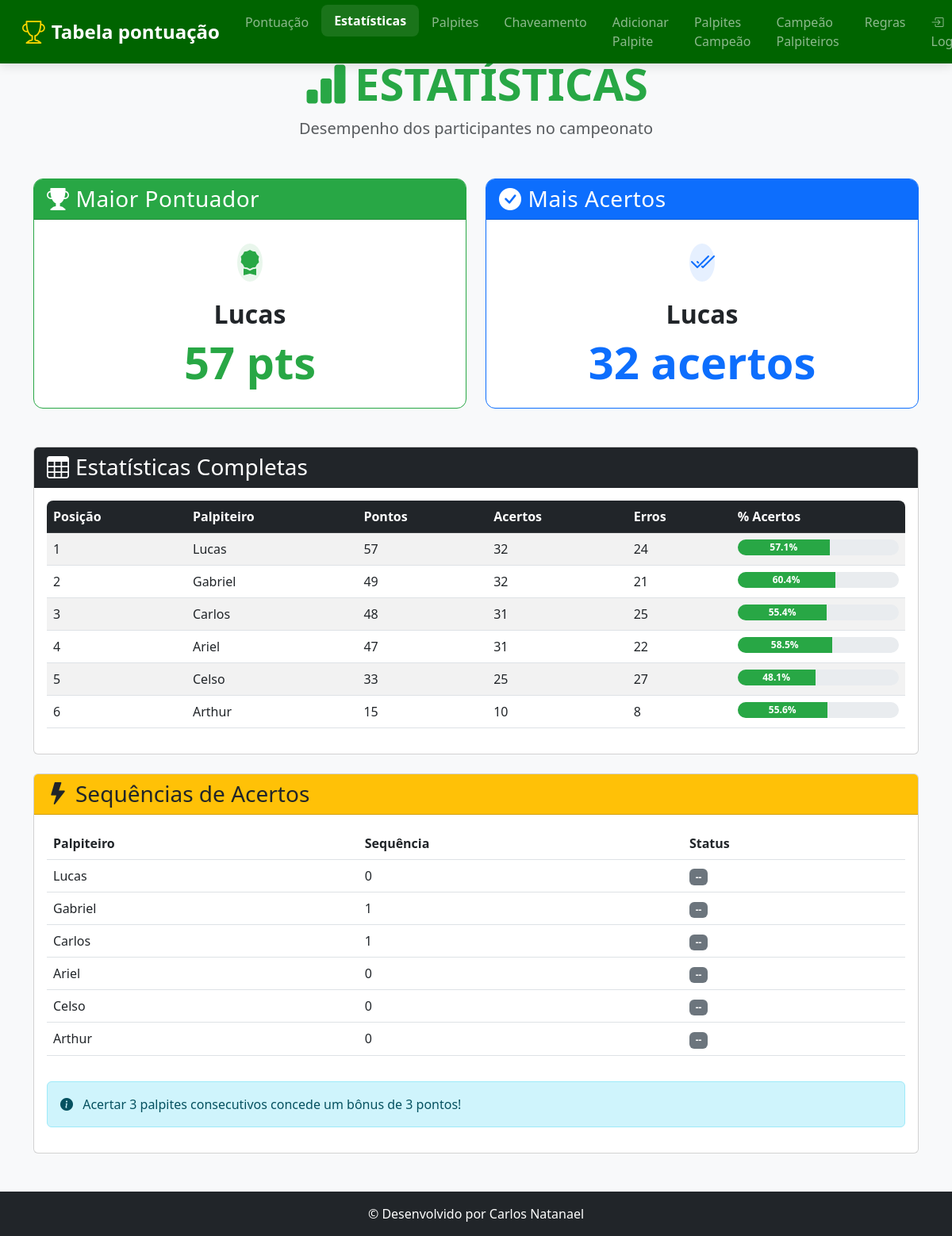
Page /estatisticas on the earlier database version.
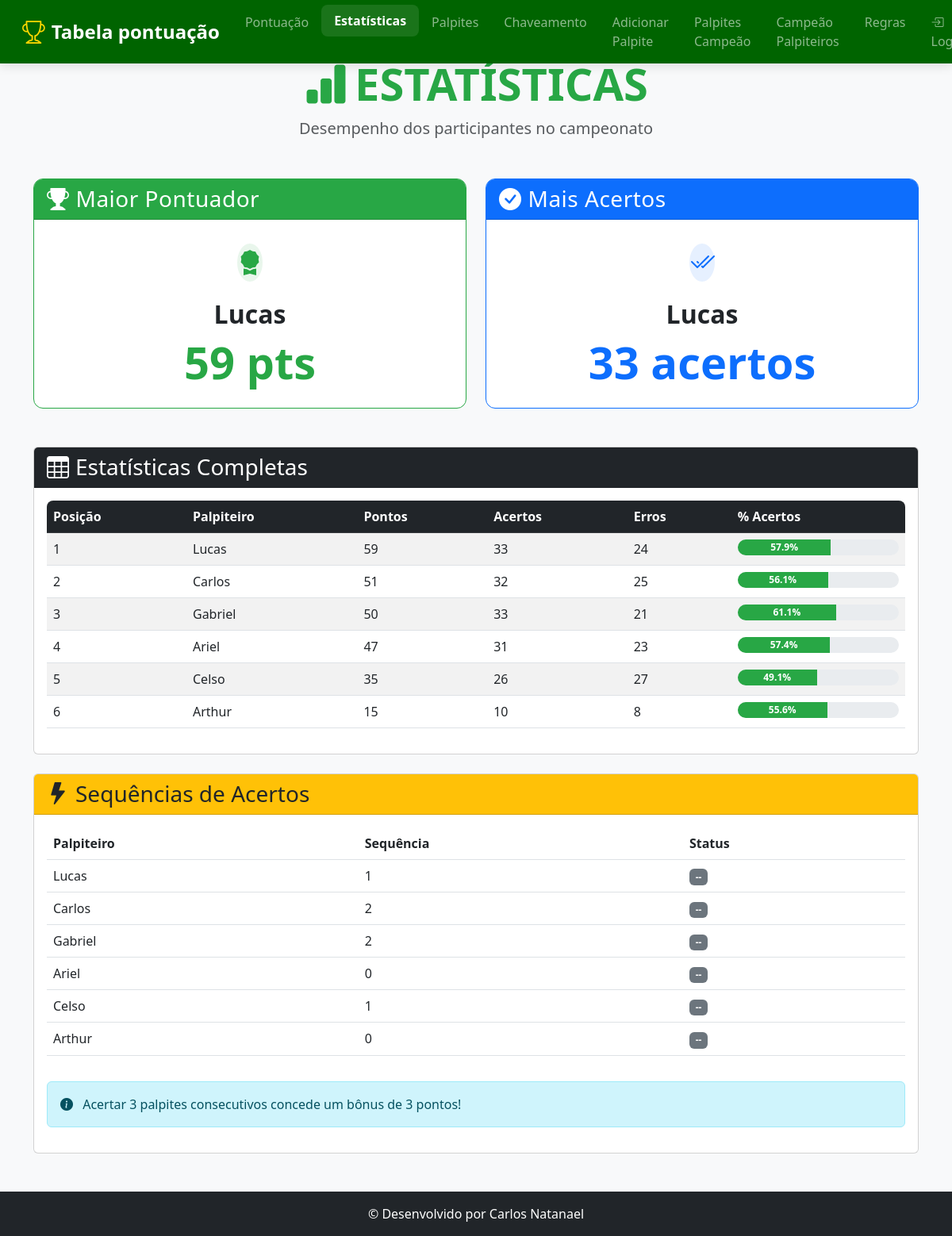
Same page on the later database version.
### tables this page shows
CREATE TABLE pontuacao (
        id INTEGER PRIMARY KEY AUTOINCREMENT,
        posicao INTEGER,
        nome TEXT UNIQUE,
        pontos INTEGER DEFAULT 0,
        acertos INTEGER DEFAULT 0,
        erros INTEGER DEFAULT 0
    , pontos_bonus INTEGER DEFAULT 0);

### app.py (the view)
@app.route('/estatisticas')
def estatisticas():
    conn = get_db()
    estatisticas_completas = conn.execute('''
        SELECT nome, pontos, acertos, erros,
               CASE WHEN (acertos + erros) = 0 THEN 0.0 ELSE ROUND((acertos * 100.0 / (acertos + erros)), 1) END as percentual_acertos
        FROM pontuacao ORDER BY pontos DESC, acertos DESC
    ''').fetchall()
    maior_pontuador = estatisticas_completas[0] if estatisticas_completas else None
    quem_acertou_mais = sorted(estatisticas_completas, key=lambda x: x['acertos'], reverse=True)[0] if estatisticas_completas else None
    rodada_atual_row = conn.execute("SELECT MAX(rodada) as rodada FROM palpites WHERE status != 'Pendente'").fetchone()
    rodada_atual_bonus = rodada_atual_row['rodada'] if rodada_atual_row and rodada_atual_row['rodada'] else 0
    sequencias_info = defaultdict(int)
    if rodada_atual_bonus > 0:
        palpites_rodada_atual = conn.execute("""
            SELECT p.nome, p.status, j.data_hora FROM palpites p
            JOIN jogos j ON p.game_id = j.id
            WHERE p.status != 'Pendente' AND p.rodada = ?
            ORDER BY p.nome, j.data_hora
        """, (rodada_atual_bonus,)).fetchall()
        for jogador in estatisticas_completas:
            nome = jogador['nome']
            palpites_do_jogador_na_rodada = [p for p in palpites_rodada_atual if p['nome'] == nome]
            sequencia_atual = 0
            for palpite in palpites_do_jogador_na_rodada:
                if "Erro" not in palpite['status']:
                    sequencia_atual += 1
                else:
                    sequencia_atual = 0
            sequencias_info[nome] = sequencia_atual
    sequencias_para_template = []
    for jogador in estatisticas_completas:
        nome = jogador['nome']
        max_streak = sequencias_info[nome]
        sequencias_para_template.append({
            'nome': nome,
            'sequencia': max_streak,
            'bonus': '🔥 Bônus Disponível!' if max_streak >= 3 else '--'
        })
    print(f"\n[LOG - estatisticas]: Rodada atual para cálculo de bônus: {rodada_atual_bonus}")
    print(f"[LOG - estatisticas]: Estatísticas carregadas para {len(estatisticas_completas)} jogadores.\n")
    return render_template('estatisticas.html',
                           maior_pontuador=maior_pontuador,
                           quem_acertou_mais=quem_acertou_mais,
                           estatisticas_completas=estatisticas_completas,
                           sequencias=sequencias_para_template,
                           rodada_atual_bonus=rodada_atual_bonus)

### app.py (called while the page is built)
def get_db():
    if 'db' not in g:
        g.db = sqlite3.connect('palpites.db', timeout=10)
        g.db.row_factory = sqlite3.Row
    return g.db

### templates/estatisticas.html (shortened to what this page needs)
<!DOCTYPE html>
<html lang="pt">
<head>
    <link href="https://cdn.jsdelivr.net/npm/bootstrap@5.3.0/dist/css/bootstrap.min.css" rel="stylesheet">
    <link rel="stylesheet" href="https://cdn.jsdelivr.net/npm/bootstrap-icons@1.10.0/font/bootstrap-icons.css">
    <link rel="stylesheet" href="{{ url_for('static', filename='esta.css') }}">
</head>
<body>
    <header>
        <nav class="navbar navbar-expand-lg navbar-dark fixed-top" style="background-color: #006400 !important;">
            <div class="container-fluid">
                <a class="navbar-brand d-flex align-items-center" href="{{ url_for('index') }}">
                    <i class="bi bi-trophy me-2"></i>
                    <span>Tabela pontuação</span>
                </a>
                <div class="collapse navbar-collapse" id="navbarNav">
                    <ul class="navbar-nav mx-auto">
                        <li class="nav-item"><a class="nav-link" href="{{ url_for('index') }}">Pontuação</a></li>
                        <li class="nav-item"><a class="nav-link active" href="{{ url_for('estatisticas') }}">Estatísticas</a></li>
                        <li class="nav-item"><a class="nav-link" href="{{ url_for('exibir_palpites') }}">Palpites</a></li>
                        <li class="nav-item"><a class="nav-link" href="{{ url_for('chaveamento') }}">Chaveamento</a></li>
                        <li class="nav-item"><a class="nav-link" href="{{ url_for('adicionar_palpites') }}">Adicionar Palpite</a></li>
                        <li class="nav-item"><a class="nav-link" href="{{ url_for('ver_palpites_campeao') }}">Palpites Campeão</a></li>
                        <li class="nav-item"><a class="nav-link" href="{{ url_for('campeao_geral') }}">Campeão Palpiteiros</a></li>
                        <li class="nav-item"><a class="nav-link" href="{{ url_for('regra') }}">Regras</a></li>
                    </ul>
                    <ul class="navbar-nav">
                        {% if session.logged_in %}
                        <li class="nav-item dropdown">
                            <a class="nav-link dropdown-toggle" href="#" id="navbarDropdownAdmin" role="button" data-bs-toggle="dropdown" aria-expanded="false">
                                <i class="bi bi-gear-fill me-1"></i>Admin
                            </a>
                            <ul class="dropdown-menu dropdown-menu-end" aria-labelledby="navbarDropdownAdmin">
                                <li><a class="dropdown-item" href="{{ url_for('admin_dashboard') }}">Painel Admin</a></li>
                                <li><hr class="dropdown-divider"></li>
                                <li><a class="dropdown-item" href="{{ url_for('logout') }}">Sair</a></li>
                            </ul>
                        </li>
                        {% else %}
                        <li class="nav-item">
                            <a class="nav-link" href="{{ url_for('login') }}">
                                <i class="bi bi-box-arrow-in-right me-1"></i>Login
                            </a>
                        </li>
                        {% endif %}
                    </ul>
                </div>
            </div>
        </nav>
    </header>
    <main class="container py-5 mt-4">
        <div class="text-center mb-5">
            <h1 class="display-4 fw-bold text-success">
                <i class="bi bi-bar-chart-fill me-2"></i>ESTATÍSTICAS
            </h1>
            <p class="lead text-muted">Desempenho dos participantes no campeonato</p>
        </div>
        <div class="row g-4 mb-5">
            <div class="col-md-6">
                <div class="card stat-card h-100 border-success">
                    <div class="card-header bg-success text-white">
                        <h3 class="card-title mb-0">
                            <i class="bi bi-trophy-fill me-2"></i>Maior Pontuador
                        </h3>
                    </div>
                    <div class="card-body text-center py-4">
                        {% if maior_pontuador %}
                        <div class="avatar-lg mb-3 mx-auto">
                            <div class="avatar-title bg-success bg-opacity-10 text-success rounded-circle fs-2">
                                <i class="bi bi-award-fill"></i>
                            </div>
                        </div>
                        <h2 class="fw-bold">{{ maior_pontuador.nome }}</h2>
                        <div class="display-4 fw-bold text-success">{{ maior_pontuador.pontos }} pts</div>
                        {% else %}
                        <div class="text-muted">Nenhum dado disponível</div>
                        {% endif %}
                    </div>
                </div>
            </div>
            <div class="col-md-6">
                <div class="card stat-card h-100 border-primary">
                    <div class="card-header bg-primary text-white">
                        <h3 class="card-title mb-0">
                            <i class="bi bi-check-circle-fill me-2"></i>Mais Acertos
                        </h3>
                    </div>
                    <div class="card-body text-center py-4">
                        {% if quem_acertou_mais %}
                        <div class="avatar-lg mb-3 mx-auto">
                            <div class="avatar-title bg-primary bg-opacity-10 text-primary rounded-circle fs-2">
                                <i class="bi bi-check2-all"></i>
                            </div>
                        </div>
                        <h2 class="fw-bold">{{ quem_acertou_mais.nome }}</h2>
                        <div class="display-4 fw-bold text-primary">{{ quem_acertou_mais.acertos }} acertos</div>
                        {% else %}
                        <div class="text-muted">Nenhum dado disponível</div>
                        {% endif %}
                    </div>
                </div>
            </div>
        </div>
        <div class="card mb-4">
            <div class="card-header bg-dark text-white">
                <h3 class="card-title mb-0">
                    <i class="bi bi-table me-2"></i>Estatísticas Completas
                </h3>
            </div>
            <div class="card-body">
                <div class="table-responsive">
                    <table class="table table-striped table-hover">
                        <thead class="table-dark">
                            <tr>
                                <th>Posição</th>
                                <th>Palpiteiro</th>
                                <th>Pontos</th>
                                <th>Acertos</th>
                                <th>Erros</th>
                                <th>% Acertos</th>
                            </tr>
                        </thead>
                        <tbody>
                            {% for estatistica in estatisticas_completas %}
                            <tr>
                                <td>{{ loop.index }}</td>
                                <td>{{ estatistica.nome }}</td>
                                <td>{{ estatistica.pontos }}</td>
                                <td>{{ estatistica.acertos }}</td>
                                <td>{{ estatistica.erros }}</td>
                                <td>
                                    <div class="progress" style="height: 20px;">
                                        <div class="progress-bar bg-success" style="width: {{ estatistica.percentual_acertos or 0 }}%">
                                            {{ estatistica.percentual_acertos or 0 }}%
                                        </div>
                                    </div>
                                </td>
                            </tr>
                            {% endfor %}
                        </tbody>
                    </table>
                </div>
            </div>
        </div>
        <div class="card">
            <div class="card-header bg-warning text-dark">
                <h3 class="card-title mb-0">
                    <i class="bi bi-lightning-fill me-2"></i>Sequências de Acertos
                </h3>
            </div>
            <div class="card-body">
                <div class="table-responsive">
                    <table class="table table-hover">
                        <thead>
                            <tr>
                                <th>Palpiteiro</th>
                                <th>Sequência</th>
                                <th>Status</th>
                            </tr>
                        </thead>
                        <tbody>
                            {% for seq in sequencias %}
                            <tr class="{{ 'table-success' if seq.sequencia >= 3 }}">
                                <td>{{ seq.nome }}</td>
                                <td>{{ seq.sequencia }}</td>
                                <td>
                                    {% if seq.sequencia >= 3 %}
                                    <span class="badge bg-warning text-dark pulse">{{ seq.bonus }}</span>
                                    {% else %}
                                    <span class="badge bg-secondary">{{ seq.bonus }}</span>
                                    {% endif %}
                                </td>
                            </tr>
                            {% endfor %}
                        </tbody>
                    </table>
                </div>
                <div class="alert alert-info mt-3">
                    <i class="bi bi-info-circle-fill me-2"></i>
                    Acertar 3 palpites consecutivos concede um bônus de 3 pontos!
                </div>
            </div>
        </div>
    </main>
    <footer class="bg-dark text-white py-3 mt-auto">
        <div class="container text-center">
            <p class="mb-0">© Desenvolvido por Carlos Natanael</p>
        </div>
    </footer>
</body>
</html>

### static/esta.css (style rules this page uses)
:root { --bs-success-rgb: 40, 167, 69; --bs-primary-rgb: 13, 110, 253; --bs-info-rgb: 23, 162, 184; --trophy-gold: #ffd700; }
body { background-color: #f8f9fa; font-family: 'Segoe UI', system-ui, -apple-system, sans-serif; }
.stat-card { transition: transform 0.3s ease, box-shadow 0.3s ease; border-radius: 0.75rem; overflow: hidden; }
.stat-card .card-header { font-weight: 600; letter-spacing: 0.5px; }
.avatar-lg { width: 60px; height: 60px; display: flex; align-items: center; justify-content: center; }
.table-responsive { border-radius: 0.5rem; overflow: hidden; }
.progress { border-radius: 10px; }
.progress-bar { font-size: 0.75rem; font-weight: 600; }
header { padding: 0; box-shadow: none; border-bottom: none; }
.navbar { background-color: var(--primary-color) !important; box-shadow: 0 4px 12px rgba(0, 0, 0, 0.1); padding: 0.5rem 1rem; }
.navbar-brand { font-weight: 700; font-size: 1.5rem; display: flex; align-items: center; }
.navbar-brand i { font-size: 1.8rem; color: var(--trophy-gold); }
.nav-link { font-weight: 500; padding: 0.5rem 1rem !important; transition: all 0.3s ease; border-radius: 0.5rem; }
.nav-link:hover, .nav-link.active { background-color: rgba(255, 255, 255, 0.1) !important; transform: translateY(-2px); }
.nav-link.active { font-weight: 600; }
main { padding-top: calc(var(--navbar-height) + 20px); flex: 1; }

Differences in the rows shown:
changed pontuacao "Lucas": pontos "57" → "59"; acertos "32" → "33"; {{ estatistica.percentual_acertos or 0 }} 57.1 → 57.9 (drawn); percentual_acertos "57.1" → "57.9"; sequencia "0" → "1"
changed pontuacao "Carlos": pontos "48" → "51"; acertos "31" → "32"; {{ estatistica.percentual_acertos or 0 }} 55.4 → 56.1 (drawn); percentual_acertos "55.4" → "56.1"; sequencia "1" → "2"; moves up the list
changed pontuacao "Gabriel": pontos "49" → "50"; acertos "32" → "33"; {{ estatistica.percentual_acertos or 0 }} 60.4 → 61.1 (drawn); percentual_acertos "60.4" → "61.1"; sequencia "1" → "2"
changed pontuacao "Ariel": erros "22" → "23"; {{ estatistica.percentual_acertos or 0 }} 58.5 → 57.4 (drawn); percentual_acertos "58.5" → "57.4"
changed pontuacao "Celso": pontos "33" → "35"; acertos "25" → "26"; {{ estatistica.percentual_acertos or 0 }} 48.1 → 49.1 (drawn); percentual_acertos "48.1" → "49.1"; sequencia "0" → "1"
